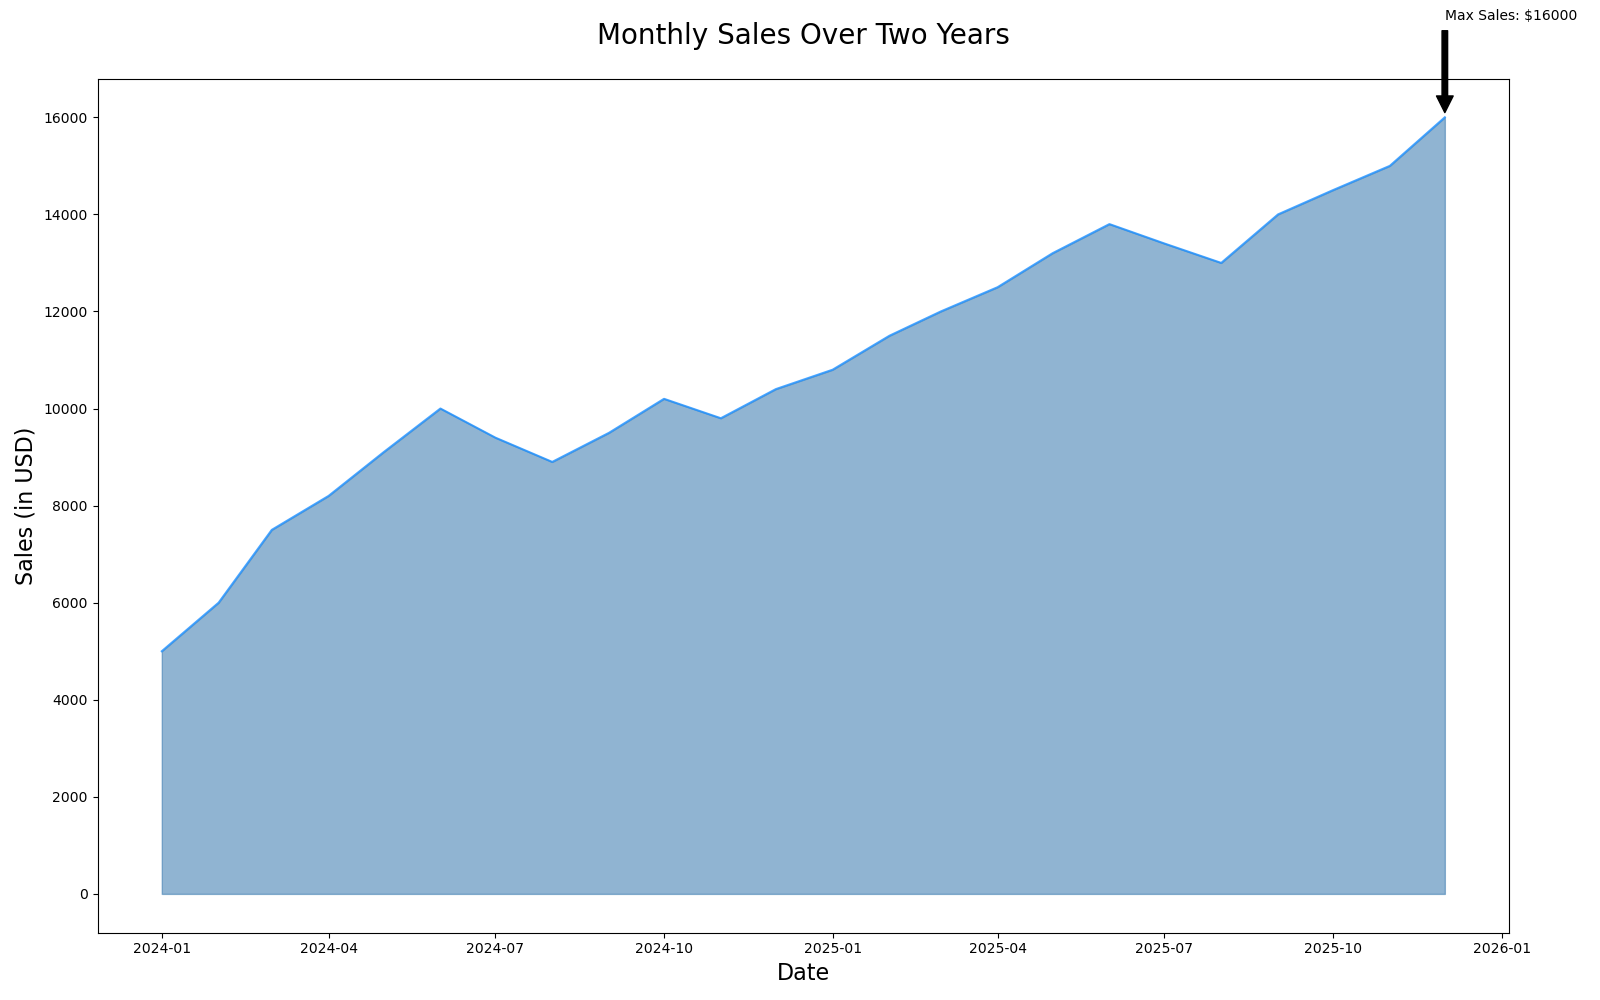

The Python source for this figure:

import matplotlib.pyplot as plt
import pandas as pd

data = {
    'Date': pd.date_range(start='2024-01-01', periods=24, freq='MS'),
    'Sales': [5000, 6000, 7500, 8200, 9100, 10000, 9400, 8900, 9500, 10200, 9800, 10400,
              10800, 11500, 12000, 12500, 13200, 13800, 13400, 13000, 14000, 14500, 15000, 16000]
}
df = pd.DataFrame(data)

plt.figure(figsize=(16, 10))
plt.fill_between(df['Date'], df['Sales'], color='#4682B4', alpha=0.6)
plt.plot(df['Date'], df['Sales'], color='#1E90FF', alpha=0.8)

plt.title('Monthly Sales Over Two Years', fontsize=20, pad=25)
plt.xlabel('Date', fontsize=16)
plt.ylabel('Sales (in USD)', fontsize=16)

max_sales = df['Sales'].max()
max_date = df['Date'][df['Sales'].idxmax()]
plt.annotate(f'Max Sales: ${max_sales}', xy=(max_date, max_sales), xytext=(max_date, max_sales + 2000),
             arrowprops=dict(facecolor='black', shrink=0.05))

plt.tight_layout()
plt.show()
